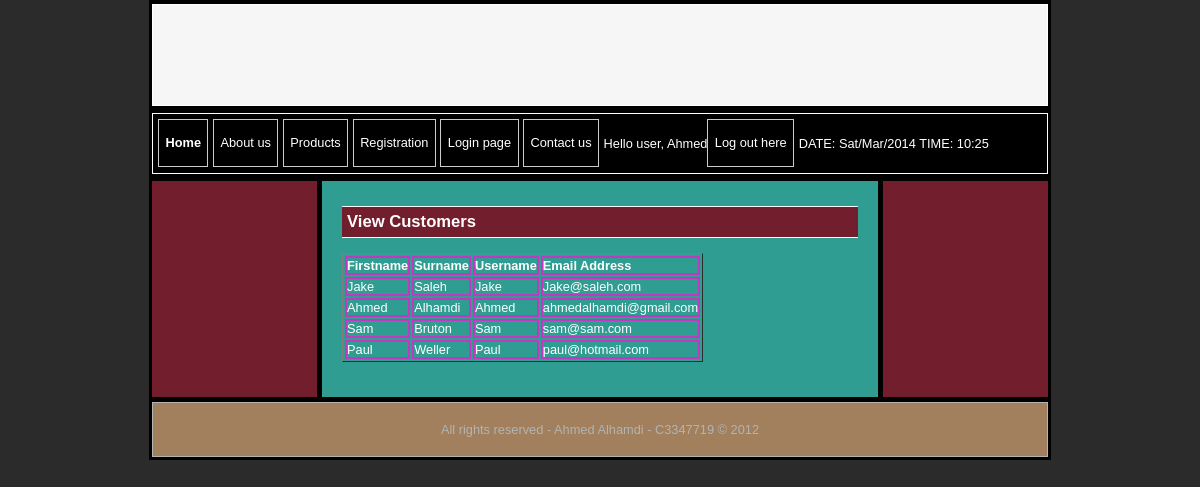
/customers.php (signed in), run on the app's committed database.
### tables this page shows
CREATE TABLE IF NOT EXISTS `users` (
  `userid` int(1) NOT NULL AUTO_INCREMENT,
  `username` varchar(20) NOT NULL,
  `password` varchar(20) NOT NULL,
  `firstname` varchar(30) NOT NULL,
  `surname` varchar(30) NOT NULL,
  `email` varchar(40) NOT NULL,
  PRIMARY KEY (`userid`)
);

### displayCustomers.php (the view, shortened to what this page needs)
<?php
$query = "SELECT * FROM users";
$result = mysql_query($query) or die("Error in query: $query. " . mysql_error());
echo "<table cellpadding=10 border=1>";
echo "<tr><td><b>Firstname</td><td><b>Surname</td><td><b>Username</td><td><b>Email Address</b></td></tr>";
while ($row = mysql_fetch_array($result)) {
	echo "<tr>";
	echo "<td>" . $row['firstname'] . "</td>";
	echo "<td>" . $row['surname'] . "</td>";
	echo "<td>" . $row['username'] . "</td>";
	echo "<td>" . $row['email'] . "</td>";
	echo "</tr>";
}
echo "</table>";
?>
</p>
</body>
</html>

### index.css (style rules this page uses)
* { margin: 0; padding: 0; }
body { background-color: #2B2B2B; }
table td { border:2px solid #c138c1; }

### data on the page
users: firstname "Jake", surname "Saleh", username "Jake", email "Jake@saleh.com"
users: firstname "Ahmed", surname "Alhamdi", username "Ahmed", email "ahmedalhamdi@gmail.com"
users: firstname "Sam", surname "Bruton", username "Sam", email "sam@sam.com"
users: firstname "Paul", surname "Weller", username "Paul", email "paul@hotmail.com"

### other printed values
$_SESSION['authenticatedUser'] "Ahmed"
